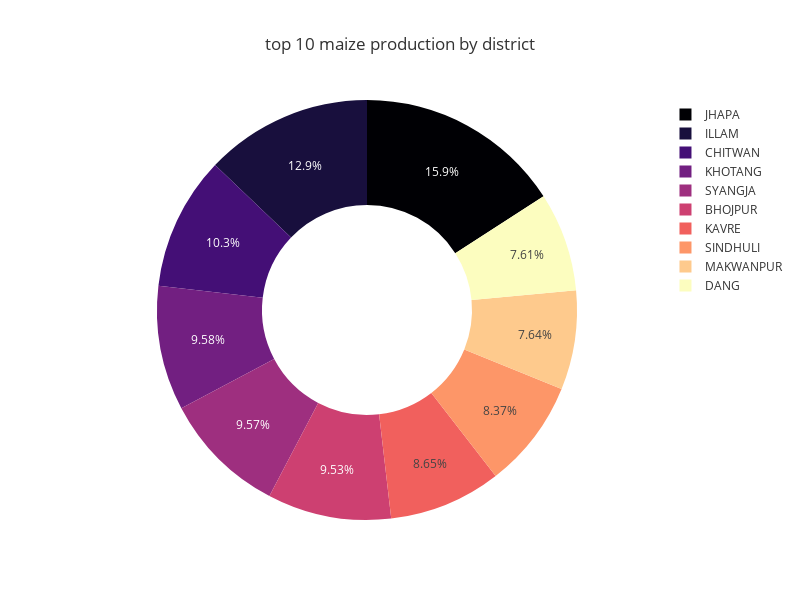

The cell this chart's notebook holds for it:
### Code cell
fig = px.pie(maize_production, names='District', values='Maize_Production',
             title='top 10 maize production by district',
             labels={'District': 'District', 'Maize Production': 'Maize_Production'},
             color='District', color_discrete_sequence=px.colors.sequential.Magma  ,
             hole=0.5
             )

fig.update_layout(template='ggplot2')
fig.update_layout(height=600,width=800)
fig.show()

### Figure 1 — Plotly figure (JSON) as saved in the notebook; plotly's stock layout.template omitted (floating-point values rounded to 4 significant figures)
{"data": [{"customdata": [["JHAPA"], ["ILLAM"], ["CHITWAN"], ["KHOTANG"], ["SYANGJA"], ["BHOJPUR"], ["KAVRE"], ["SINDHULI"], ["MAKWANPUR"], ["DANG"]], "domain": {"x": [0, 1], "y": [0, 1]}, "hole": 0.5, "hovertemplate": "District=%{customdata[0]}<br>Maize_Production=%{value}<extra></extra>", "labels": ["JHAPA", "ILLAM", "CHITWAN", "KHOTANG", "SYANGJA", "BHOJPUR", "KAVRE", "SINDHULI", "MAKWANPUR", "DANG"], "legendgroup": "", "marker": {"colors": ["#000004", "#180f3d", "#440f76", "#721f81", "#9e2f7f", "#cd4071", "#f1605d", "#fd9668", "#feca8d", "#fcfdbf"]}, "name": "", "showlegend": true, "type": "pie", "values": [162613, 131700, 105239, 98079, 97930, 97555, 88550, 85601, 78209, 77847]}], "layout": {"height": 600, "legend": {"tracegroupgap": 0}, "piecolorway": ["#000004", "#180f3d", "#440f76", "#721f81", "#9e2f7f", "#cd4071", "#f1605d", "#fd9668", "#feca8d", "#fcfdbf"], "title": {"text": "top 10 maize production by district"}, "width": 800}}
